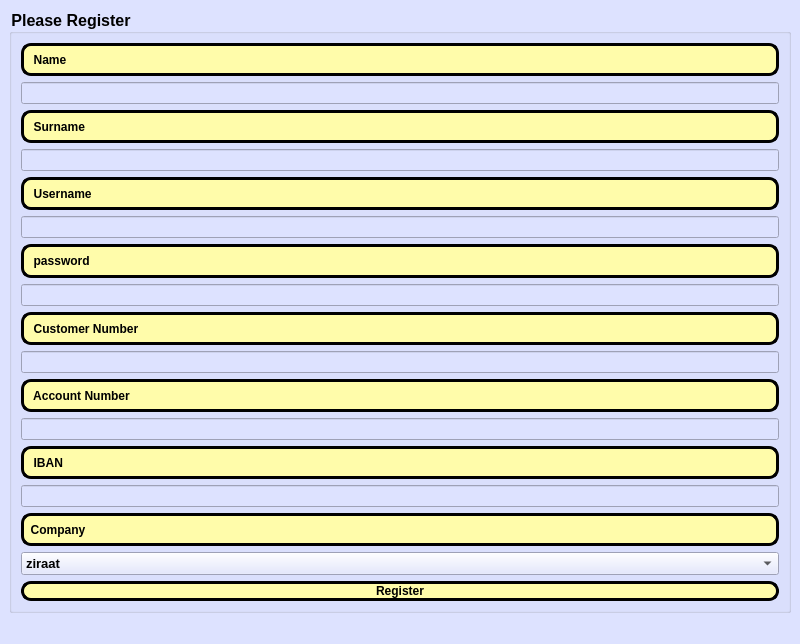
<?xml version="1.0" encoding="UTF-8"?>
<ui version="4.0">
 <class>MainWindow</class>
 <widget class="QMainWindow" name="MainWindow">
  <property name="geometry">
   <rect>
    <x>0</x>
    <y>0</y>
    <width>800</width>
    <height>644</height>
   </rect>
  </property>
  <property name="windowTitle">
   <string>MainWindow</string>
  </property>
  <property name="styleSheet">
   <string notr="true">background-color:rgb(221, 226, 255)</string>
  </property>
  <widget class="QWidget" name="centralwidget">
   <layout class="QGridLayout" name="gridLayout">
    <item row="0" column="1">
     <widget class="QGroupBox" name="groupBox">
      <property name="font">
       <font>
        <pointsize>12</pointsize>
        <bold>true</bold>
       </font>
      </property>
      <property name="title">
       <string>Please Register</string>
      </property>
      <layout class="QGridLayout" name="gridLayout_2">
       <item row="2" column="0">
        <widget class="QPushButton" name="RegisterButton">
         <property name="font">
          <font>
           <bold>true</bold>
          </font>
         </property>
         <property name="styleSheet">
          <string notr="true">
#RegisterButton{
border-radius:10px;
border: 3px solid #000000;
background-color:rgb(255, 252, 170);
}
#RegisterButton:hover{
background-color:rgb(255, 238, 49);
}</string>
         </property>
         <property name="text">
          <string>Register</string>
         </property>
        </widget>
       </item>
       <item row="1" column="0">
        <layout class="QVBoxLayout" name="verticalLayout">
         <item>
          <widget class="QLabel" name="label">
           <property name="font">
            <font>
             <bold>true</bold>
            </font>
           </property>
           <property name="styleSheet">
            <string notr="true">border-radius:10px;
border: 3px solid #000000;
background-color:rgb(255, 252, 170);
</string>
           </property>
           <property name="frameShape">
            <enum>QFrame::WinPanel</enum>
           </property>
           <property name="text">
            <string>  Name</string>
           </property>
          </widget>
         </item>
         <item>
          <widget class="QLineEdit" name="name"/>
         </item>
         <item>
          <widget class="QLabel" name="label_2">
           <property name="font">
            <font>
             <bold>true</bold>
            </font>
           </property>
           <property name="styleSheet">
            <string notr="true">border-radius:10px;
border: 3px solid #000000;
background-color:rgb(255, 252, 170);</string>
           </property>
           <property name="frameShape">
            <enum>QFrame::WinPanel</enum>
           </property>
           <property name="text">
            <string>  Surname</string>
           </property>
          </widget>
         </item>
         <item>
          <widget class="QLineEdit" name="surname"/>
         </item>
         <item>
          <widget class="QLabel" name="label_3">
           <property name="font">
            <font>
             <bold>true</bold>
            </font>
           </property>
           <property name="styleSheet">
            <string notr="true">border-radius:10px;
border: 3px solid #000000;
background-color:rgb(255, 252, 170);</string>
           </property>
           <property name="frameShape">
            <enum>QFrame::WinPanel</enum>
           </property>
           <property name="text">
            <string>  Username</string>
           </property>
          </widget>
         </item>
         <item>
          <widget class="QLineEdit" name="username"/>
         </item>
         <item>
          <widget class="QLabel" name="label_7">
           <property name="font">
            <font>
             <bold>true</bold>
            </font>
           </property>
           <property name="styleSheet">
            <string notr="true">border-radius:10px;
border: 3px solid #000000;
background-color:rgb(255, 252, 170);</string>
           </property>
           <property name="frameShape">
            <enum>QFrame::WinPanel</enum>
           </property>
           <property name="text">
            <string>  password</string>
           </property>
          </widget>
         </item>
         <item>
          <widget class="QLineEdit" name="password"/>
         </item>
         <item>
          <widget class="QLabel" name="label_5">
           <property name="font">
            <font>
             <bold>true</bold>
            </font>
           </property>
           <property name="styleSheet">
            <string notr="true">border-radius:10px;
border: 3px solid #000000;
background-color:rgb(255, 252, 170);</string>
           </property>
           <property name="frameShape">
            <enum>QFrame::WinPanel</enum>
           </property>
           <property name="text">
            <string>  Customer Number</string>
           </property>
          </widget>
         </item>
         <item>
          <widget class="QLineEdit" name="c_number"/>
         </item>
         <item>
          <widget class="QLabel" name="label_6">
           <property name="font">
            <font>
             <bold>true</bold>
            </font>
           </property>
           <property name="styleSheet">
            <string notr="true">border-radius:10px;
border: 3px solid #000000;
background-color:rgb(255, 252, 170);</string>
           </property>
           <property name="frameShape">
            <enum>QFrame::WinPanel</enum>
           </property>
           <property name="text">
            <string>  Account Number</string>
           </property>
          </widget>
         </item>
         <item>
          <widget class="QLineEdit" name="a_number"/>
         </item>
         <item>
          <widget class="QLabel" name="label_8">
           <property name="font">
            <font>
             <bold>true</bold>
            </font>
           </property>
           <property name="styleSheet">
            <string notr="true">border-radius:10px;
border: 3px solid #000000;
background-color:rgb(255, 252, 170);</string>
           </property>
           <property name="frameShape">
            <enum>QFrame::WinPanel</enum>
           </property>
           <property name="text">
            <string>  IBAN</string>
           </property>
          </widget>
         </item>
         <item>
          <widget class="QLineEdit" name="iban"/>
         </item>
         <item>
          <widget class="QLabel" name="label_4">
           <property name="font">
            <font>
             <bold>true</bold>
            </font>
           </property>
           <property name="styleSheet">
            <string notr="true">border-radius:10px;
border: 3px solid #000000;
background-color:rgb(255, 252, 170);</string>
           </property>
           <property name="frameShape">
            <enum>QFrame::WinPanel</enum>
           </property>
           <property name="lineWidth">
            <number>18</number>
           </property>
           <property name="text">
            <string>  Company</string>
           </property>
           <property name="scaledContents">
            <bool>false</bool>
           </property>
           <property name="alignment">
            <set>Qt::AlignJustify|Qt::AlignVCenter</set>
           </property>
          </widget>
         </item>
         <item>
          <widget class="QComboBox" name="bank">
           <property name="font">
            <font>
             <pointsize>10</pointsize>
             <bold>true</bold>
            </font>
           </property>
           <property name="editable">
            <bool>false</bool>
           </property>
           <property name="iconSize">
            <size>
             <width>41</width>
             <height>16</height>
            </size>
           </property>
           <item>
            <property name="text">
             <string>ziraat</string>
            </property>
           </item>
           <item>
            <property name="text">
             <string>yapı kredi</string>
            </property>
           </item>
           <item>
            <property name="text">
             <string>iş bankası</string>
            </property>
           </item>
           <item>
            <property name="text">
             <string>vakıfbank</string>
            </property>
           </item>
          </widget>
         </item>
        </layout>
       </item>
      </layout>
     </widget>
    </item>
   </layout>
  </widget>
  <widget class="QStatusBar" name="statusbar"/>
 </widget>
 <resources/>
 <connections/>
</ui>
